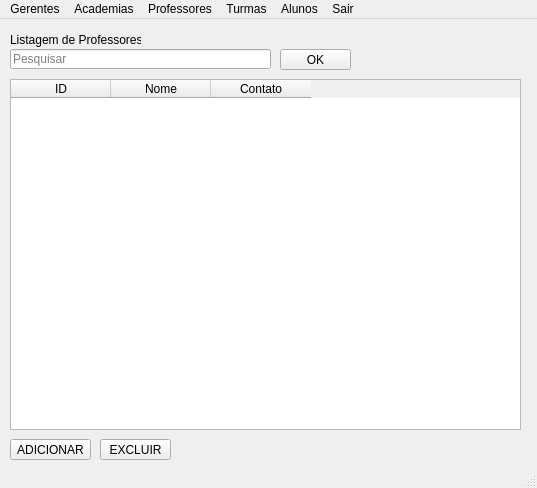
<?xml version="1.0" encoding="UTF-8"?>
<ui version="4.0">
 <class>MainWindow</class>
 <widget class="QMainWindow" name="MainWindow">
  <property name="geometry">
   <rect>
    <x>0</x>
    <y>0</y>
    <width>537</width>
    <height>488</height>
   </rect>
  </property>
  <property name="windowTitle">
   <string>MainWindow</string>
  </property>
  <widget class="QWidget" name="centralwidget">
   <widget class="QTableWidget" name="tableWidget">
    <property name="geometry">
     <rect>
      <x>10</x>
      <y>60</y>
      <width>511</width>
      <height>351</height>
     </rect>
    </property>
    <column>
     <property name="text">
      <string>ID</string>
     </property>
    </column>
    <column>
     <property name="text">
      <string>Nome</string>
     </property>
    </column>
    <column>
     <property name="text">
      <string>Contato</string>
     </property>
    </column>
   </widget>
   <widget class="QLabel" name="label">
    <property name="geometry">
     <rect>
      <x>10</x>
      <y>10</y>
      <width>131</width>
      <height>21</height>
     </rect>
    </property>
    <property name="text">
     <string>Listagem de Professores:</string>
    </property>
   </widget>
   <widget class="QLineEdit" name="lineEdit">
    <property name="geometry">
     <rect>
      <x>10</x>
      <y>30</y>
      <width>261</width>
      <height>20</height>
     </rect>
    </property>
    <property name="placeholderText">
     <string>Pesquisar</string>
    </property>
   </widget>
   <widget class="QPushButton" name="pushButton">
    <property name="geometry">
     <rect>
      <x>280</x>
      <y>30</y>
      <width>71</width>
      <height>21</height>
     </rect>
    </property>
    <property name="text">
     <string>OK</string>
    </property>
   </widget>
   <widget class="QPushButton" name="pushButton_2">
    <property name="geometry">
     <rect>
      <x>10</x>
      <y>420</y>
      <width>81</width>
      <height>21</height>
     </rect>
    </property>
    <property name="text">
     <string>ADICIONAR</string>
    </property>
   </widget>
   <widget class="QPushButton" name="pushButton_3">
    <property name="geometry">
     <rect>
      <x>100</x>
      <y>420</y>
      <width>71</width>
      <height>21</height>
     </rect>
    </property>
    <property name="text">
     <string>EXCLUIR</string>
    </property>
   </widget>
  </widget>
  <widget class="QMenuBar" name="menubar">
   <property name="geometry">
    <rect>
     <x>0</x>
     <y>0</y>
     <width>537</width>
     <height>21</height>
    </rect>
   </property>
   <widget class="QMenu" name="menuInicio">
    <property name="title">
     <string>Academias</string>
    </property>
    <addaction name="actionCadastrar"/>
    <addaction name="actionExcluir"/>
    <addaction name="actionListar"/>
   </widget>
   <widget class="QMenu" name="menuGerentes">
    <property name="title">
     <string>Gerentes</string>
    </property>
    <addaction name="actionCadastrar_2"/>
    <addaction name="actionExcluir_2"/>
    <addaction name="actionListar_2"/>
   </widget>
   <widget class="QMenu" name="menuProfessores">
    <property name="title">
     <string>Professores</string>
    </property>
    <addaction name="actionCadastrar_3"/>
    <addaction name="actionExluir"/>
    <addaction name="actionListar_3"/>
   </widget>
   <widget class="QMenu" name="menuTurmas">
    <property name="title">
     <string>Turmas</string>
    </property>
    <addaction name="actionCadastrar_4"/>
    <addaction name="actionExcluir_3"/>
    <addaction name="actionListar_4"/>
   </widget>
   <widget class="QMenu" name="menuAlunos">
    <property name="title">
     <string>Alunos</string>
    </property>
    <addaction name="actionCadastrar_5"/>
    <addaction name="actionExcluir_4"/>
    <addaction name="actionListar_5"/>
   </widget>
   <widget class="QMenu" name="menuSair">
    <property name="title">
     <string>Sair</string>
    </property>
    <addaction name="actionVoltar_ao_Login"/>
   </widget>
   <addaction name="menuGerentes"/>
   <addaction name="menuInicio"/>
   <addaction name="menuProfessores"/>
   <addaction name="menuTurmas"/>
   <addaction name="menuAlunos"/>
   <addaction name="menuSair"/>
  </widget>
  <widget class="QStatusBar" name="statusbar"/>
  <action name="actionCadastrar">
   <property name="text">
    <string>Cadastrar</string>
   </property>
  </action>
  <action name="actionExcluir">
   <property name="text">
    <string>Excluir</string>
   </property>
  </action>
  <action name="actionListar">
   <property name="text">
    <string>Listar</string>
   </property>
  </action>
  <action name="actionCadastrar_2">
   <property name="text">
    <string>Cadastrar</string>
   </property>
  </action>
  <action name="actionExcluir_2">
   <property name="text">
    <string>Excluir</string>
   </property>
  </action>
  <action name="actionListar_2">
   <property name="text">
    <string>Listar</string>
   </property>
  </action>
  <action name="actionCadastrar_3">
   <property name="text">
    <string>Cadastrar</string>
   </property>
  </action>
  <action name="actionExluir">
   <property name="text">
    <string>Exluir</string>
   </property>
  </action>
  <action name="actionListar_3">
   <property name="text">
    <string>Listar</string>
   </property>
  </action>
  <action name="actionCadastrar_4">
   <property name="text">
    <string>Cadastrar</string>
   </property>
  </action>
  <action name="actionExcluir_3">
   <property name="text">
    <string>Excluir</string>
   </property>
  </action>
  <action name="actionListar_4">
   <property name="text">
    <string>Listar</string>
   </property>
  </action>
  <action name="actionCadastrar_5">
   <property name="text">
    <string>Cadastrar</string>
   </property>
  </action>
  <action name="actionExcluir_4">
   <property name="text">
    <string>Excluir</string>
   </property>
  </action>
  <action name="actionListar_5">
   <property name="text">
    <string>Listar</string>
   </property>
  </action>
  <action name="actionVoltar_ao_Login">
   <property name="text">
    <string>Voltar ao Login</string>
   </property>
  </action>
 </widget>
 <resources/>
 <connections/>
</ui>
